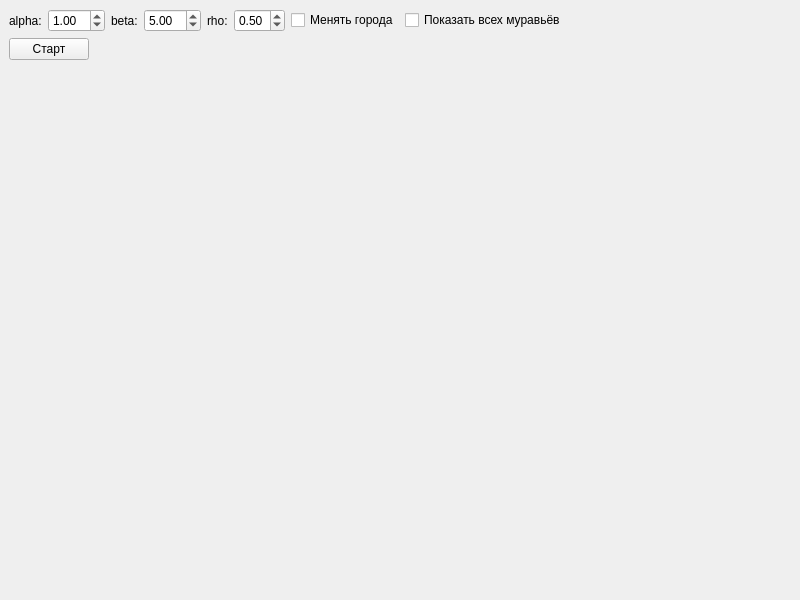
<?xml version="1.0" encoding="UTF-8"?>
<ui version="4.0">
 <class>MainWindow</class>
 <widget class="QMainWindow" name="MainWindow">
  <property name="geometry">
   <rect>
    <x>0</x>
    <y>0</y>
    <width>800</width>
    <height>600</height>
   </rect>
  </property>
  <property name="windowTitle">
   <string>MainWindow</string>
  </property>
  <widget class="QWidget" name="centralwidget">
   <layout class="QVBoxLayout" name="verticalLayout">
    <item>
     <layout class="QHBoxLayout" name="horizontalLayout">
      <property name="sizeConstraint">
       <enum>QLayout::SetMinimumSize</enum>
      </property>
      <item>
       <widget class="QLabel" name="label_2">
        <property name="text">
         <string>alpha:</string>
        </property>
       </widget>
      </item>
      <item>
       <widget class="QDoubleSpinBox" name="SpinBox_alpha">
        <property name="maximum">
         <double>50.000000000000000</double>
        </property>
        <property name="value">
         <double>1.000000000000000</double>
        </property>
       </widget>
      </item>
      <item>
       <widget class="QLabel" name="label_3">
        <property name="text">
         <string>beta:</string>
        </property>
       </widget>
      </item>
      <item>
       <widget class="QDoubleSpinBox" name="SpinBox_beta">
        <property name="maximum">
         <double>50.000000000000000</double>
        </property>
        <property name="value">
         <double>5.000000000000000</double>
        </property>
       </widget>
      </item>
      <item>
       <widget class="QLabel" name="label">
        <property name="text">
         <string>rho:</string>
        </property>
       </widget>
      </item>
      <item>
       <widget class="QDoubleSpinBox" name="SpinBox_rho">
        <property name="maximum">
         <double>0.990000000000000</double>
        </property>
        <property name="singleStep">
         <double>0.050000000000000</double>
        </property>
        <property name="value">
         <double>0.500000000000000</double>
        </property>
       </widget>
      </item>
      <item>
       <widget class="QCheckBox" name="checkBox">
        <property name="text">
         <string>Менять города</string>
        </property>
       </widget>
      </item>
      <item>
       <widget class="QCheckBox" name="checkBox_2">
        <property name="text">
         <string>Показать всех муравьёв</string>
        </property>
       </widget>
      </item>
      <item>
       <spacer name="horizontalSpacer">
        <property name="orientation">
         <enum>Qt::Horizontal</enum>
        </property>
        <property name="sizeHint" stdset="0">
         <size>
          <width>40</width>
          <height>20</height>
         </size>
        </property>
       </spacer>
      </item>
     </layout>
    </item>
    <item>
     <widget class="QPushButton" name="pushButton">
      <property name="sizePolicy">
       <sizepolicy hsizetype="Fixed" vsizetype="Fixed">
        <horstretch>0</horstretch>
        <verstretch>0</verstretch>
       </sizepolicy>
      </property>
      <property name="text">
       <string>Старт</string>
      </property>
     </widget>
    </item>
    <item>
     <widget class="Plot" name="widget" native="true">
      <property name="sizePolicy">
       <sizepolicy hsizetype="Preferred" vsizetype="Expanding">
        <horstretch>0</horstretch>
        <verstretch>0</verstretch>
       </sizepolicy>
      </property>
     </widget>
    </item>
   </layout>
  </widget>
 </widget>
 <customwidgets>
  <customwidget>
   <class>Plot</class>
   <extends>QWidget</extends>
   <header>plot.h</header>
   <container>1</container>
  </customwidget>
 </customwidgets>
 <resources/>
 <connections/>
</ui>
